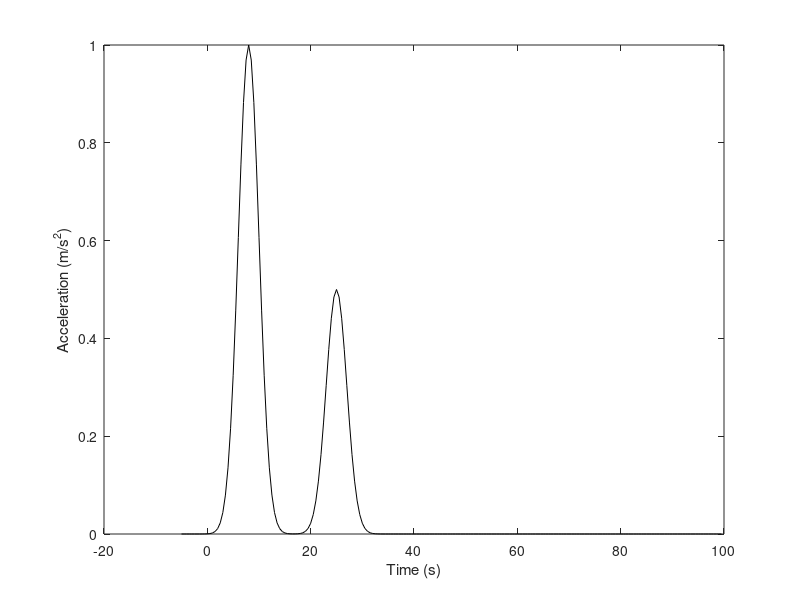

The MATLAB source for this figure: (Note: this script raises an error after producing the figure.)
% Example 8.2
% from Parameter Estimation and Inverse Problems, 3rd edition, 2018
% by R. Aster, B. Borchers, C. Thurber

% make sure we have a clean environment
clear;
randn('seed',0);

% set up the basic problem parameters
noise=0.05;
N=211;
M=211;
dt=.5;
dF=1/dt;
t=linspace(-5,100,N);
F=linspace(0,dF/2,N-1);

%instrument response is a critically-damped pulse
sigi=10;
for i=1:N-1
  if (t(i)<0)
    g(i) = 0;
  else
    g(i) = t(i)*exp(-t(i)/sigi);
  end
end
gmax=max(g);
g=g'/gmax;

%true signal is two pulses of sig standard deviation
sig=2;
mtrue = (exp(-((t(1:N-1)-8).^2/(sig^2*2)))+...
    0.5*exp(-((t(1:N-1)-25).^2/(sig^2*2))))';
%the model should be unit height
mtrue=mtrue/max(mtrue);

% get the true and noisy data
d=conv(g,mtrue);
dn=d+noise*randn(length(d),1);

% plot the true model
figure(1)
clf
plot(t(1:N-1),mtrue,'k')
xlabel('Time (s)')
ylabel('Acceleration (m/s^2)')
bookfonts
axis tight

disp('Displaying the true model (fig. 1)')

%plot the impulse response
figure(2)
clf
plot(t(1:N-1),g,'k')
xlabel('Time (s)')
ylabel('V')
bookfonts
axis tight

disp('Displaying the instrument impulse response (fig. 2)')

% plot the noise free data
figure(3)
clf
plot(t(1:N-1),d(1:N-1),'k')
xlabel('Time (s)')
ylabel('V')
bookfonts
axis tight

disp('Displaying the noise free data (fig. 3)')

% plot the noisy data
figure(4)
clf
plot(t(1:N-1),dn(1:N-1),'k')
xlabel('Time (s)')
ylabel('V')
bookfonts
axis tight

disp('Displaying the noisy data (fig. 4)')

%generate spectra
% pad g to 2*(N-1) points to avoid wrap-around effects
% append a 0 to the data series since they are one shy of this length
dspec=fft([d; 0]);
dnspec=fft([dn; 0]);
gspec=fft([g; zeros(length(g),1)]);

% do the inverse convolution
mperf=real(ifft(dspec./gspec));
mn=real(ifft(dnspec./gspec));

% plot the model recovered from the noise free data
figure(5)
clf
plot(t(1:N-1),mperf(1:N-1),'k')
xlabel('Time (s)')
ylabel('Acceleration (m/s^2)')
bookfonts
axis tight

disp('Displaying the model recovered from the noise free data (fig. 5)')

% plot the model recovered from the noisy data
figure(6)
clf
plot(t(1:N-1),mn(1:N-1),'k')
xlabel('Time (s)')
ylabel('Acceleration (m/s^2)')
bookfonts
axis tight

disp('Displaying the model recovered from the noisy data (fig. 6)')

% Get the nonrepeated parts of the spectra
gs=abs(gspec(1:length(gspec)/2));
ds=abs(dspec(1:length(dspec)/2));
dns=abs(dnspec(1:length(dspec)/2));

% plot the spectra for the impulse response, noise free and noisy data
figure(7)
clf
loglog(F,gs,'k',F,ds,'k-.',F,dns,'k-');
xlabel('f (Hz)')
ylabel('Spectral Amplitude')
bookfonts
ylim([1e-3 1e2]);
xlim([1/N 1]);

disp('Displaying the spectra for data and impulse response (fig. 7)')

% plot the spectra of the noisy data divided by the spectra of the instrument
figure(8)
clf
loglog(F,dns./gs,'k-')
xlabel('f (Hz)')
ylabel('Spectral Amplitude')
bookfonts
axis tight

disp(['Displaying the spectra of the noisy data divided by'...
    ' the instrument (fig. 8)'])


disp('Displaying an animation of zeroth-level level regularization (fig. 9)')
wcount=0;
for alpha=10.^(-2:.02:1)
  wcount=wcount+1;

  %apply zeroth order Tikhonov regularization
  M=(conj(gspec).*dnspec)./(conj(gspec).*gspec+alpha^2*ones(size(gspec)));

  % get the temporal model and store the necessary information
  mw=real(ifft(M));
  aval(wcount)=alpha;
  mnorm(wcount)=norm(M);
  resid(wcount)=norm(gspec.*M-dnspec);
  mstore(:,wcount)=mw;

  %animation of the evolving solution (not saved)
  figure(9)
  clf
  plot(t(1:N-1),mw(1:N-1),'k')
  xlabel('Time (s)')
  ylabel('Acceleration (m/s^2)')
  bookfonts
  drawnow;
  pause(0.1);
end

% plot the L-curve with respect to zeroth-order regularization
figure(10)
clf
plot(resid,mnorm,'k-')
xlabel('Residual Norm ||GM-D||_2');
ylabel('Solution Norm ||M||_2');
bookfonts
% label some of the alphas
for i=[20,85,140]
  H=text(resid(i)+5,mnorm(i)+10,num2str(aval(i),'%3.1f'));
  set(H,'Fontsize',18);
end
hold on
H=plot(resid(85),mnorm(85),'ko');
set(H,'MarkerSize',14);
hold off
axis tight

disp(['Displaying the L-curve for zeroth-order Tikhonov regularization'...
    ' (fig.  10)'])
print -deps2 c8fmalphatradeo_t0.eps

% plot the suite of solutions
figure(11)
clf
hold on
for i=1:10:length(aval)
  plot(t(1:N-1),mstore(1:N-1,i)/10+log10(aval(i)),'k')
  plot(t(1:N-1),mtrue/10+log10(aval(i)),'-.k')
end
% highlight the selected solution
plot(t(1:N-1),mstore(1:N-1,85)/10+log10(aval(85)),'k','LineWidth',2);
xlabel('Time (s)')
ylabel('log_{10} (\alpha)')
bookfonts
axis tight

disp('Displaying the suite of zeroth-order regularized models (fig. 11)')
print -deps2 c8fmalpharange_t0.eps

%plot the best solution from L-curve plot
figure(12)
clf
plot(t(1:N-1),mstore(1:N-1,85),'k')
hold on
H=plot(t(1:N-1),mtrue(1:N-1),'-.k');
set(H,'LineWidth',1);
xlabel('Time (s)')
ylabel('Acceleration (m/s^2)')
bookfonts
axis tight

disp('Displaying the preferred zeroth order regularized model (fig. 12)')
print -deps2 c8fmalphabest_t0.eps

% second order regularization
wcount=0;
%find frequencies in spectra for Tikhonov weighting
f=fftshift((0:length(gspec)-1)'/length(gspec))-0.5;

disp('Displaying an animation of second-level level regularization (fig. 13)')
for alpha=sqrt(2*pi)*10.^(-1:.02:3)
  wcount=wcount+1;
  
  %apply second order Tikhonov regularization (the factor of 2 pi is just a
  %scaling on alpha, effectively.
  M=(conj(gspec).*dnspec)./(conj(gspec).*gspec+alpha^2*(f.^4));

  % get the temporal model and store the necessary information
  mw=real(ifft(M));
  aval(wcount)=alpha;
  mnorm(wcount)=norm(M);
  resid(wcount)=norm(gspec.*M-dnspec);
  mstore(:,wcount)=mw;
  
  %animation of the evolving solution (not saved)
  figure(13)
  clf
  plot(t(1:N-1),mw(1:N-1),'k')
  xlabel('Time (s)')
  ylabel('Acceleration (m/s^2)')
  bookfonts
  drawnow;
  pause(0.1);
end

% plot the L-curve with respect to second-order regularization
figure(14)
clf
plot(resid,mnorm,'k-')
xlabel('Residual Norm ||GM-D||_2');
ylabel('Model Seminorm ||K^4 M||_2');
bookfonts
% label some of the alphas
for i=[10,125,180]
  H=text(resid(i)*1.03,mnorm(i)*1.1,num2str(aval(i),'%3.1f'));
  set(H,'Fontsize',18);
end
hold on
H=plot(resid(125),mnorm(125),'ko');
hold off
set(H,'MarkerSize',14);
axis tight

disp(['Displaying the L-curve for second-order Tikhonov regularization'...
    ' (fig.  14)'])
print -deps2 c8fmalphatradeo_t2.eps

% plot the suite of solutions
figure(15)
clf
hold on
for i=1:10:length(aval)
  plot(t(1:N-1),mstore(1:N-1,i)/10+log10(aval(i)),'k')
  plot(t(1:N-1),mtrue/10+log10(aval(i)),'-.k')
end
% highlight the selected solution
plot(t(1:N-1),mstore(1:N-1,125)/10+log10(aval(125)),'k','LineWidth',2);
hold off
xlabel('Time (s)')
ylabel('log_{10} (\alpha)')
bookfonts
axis tight

disp('Displaying the suite of second-order regularized models (fig. 15)')
print -deps2 c8fmalpharange_t2.eps

%plot the best solution from L-curve plot
figure(16)
clf
plot(t(1:N-1),mstore(1:N-1,125),'k')
hold on
H=plot(t(1:N-1),mtrue(1:N-1),'-.k');
set(H,'LineWidth',1);
hold off
xlabel('Time (s)')
ylabel('Acceleration (m/s^2)')
bookfonts
axis tight

disp('Displaying the preferred second order regularized model (fig. 16)')
print -deps2 c8fmalphabest_t2.eps
